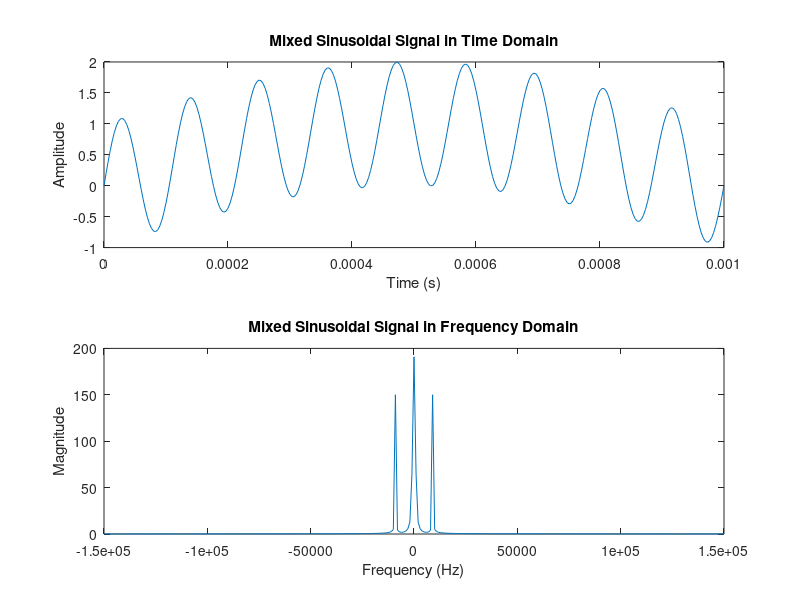
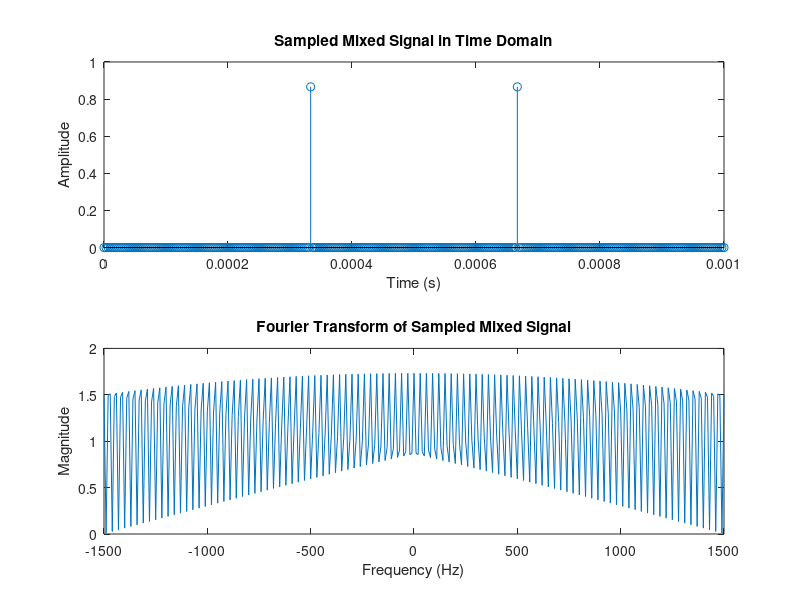
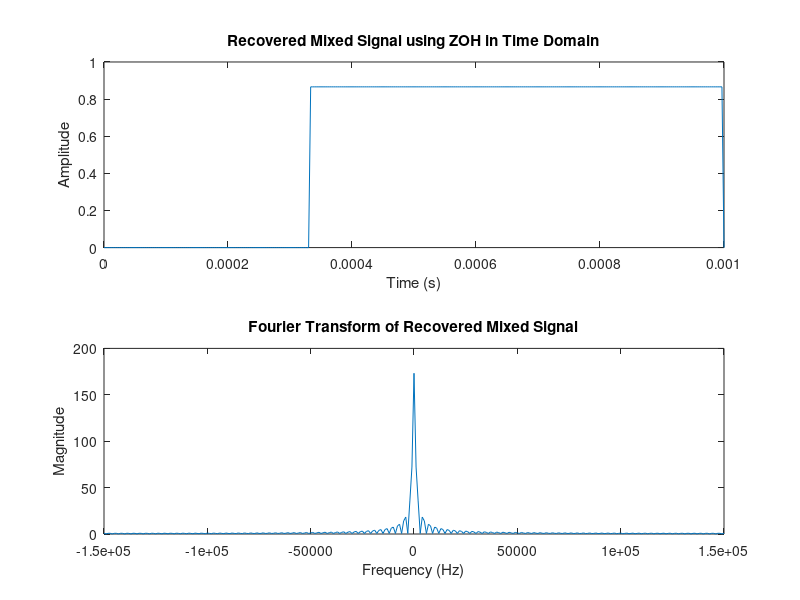

Recreate these plots in MATLAB, in order.
% Parameters
f1 = 500;  % Frequency of the first sine wave (500 Hz)
f2 = 9000; % Frequency of the second sine wave (9 kHz)
fs1 = 300e3;  % High sampling frequency (300 kHz)
fs2 = 3e3;  % Sampling frequency for impulse-train sampling (3 kHz)
t = 0:1/fs1:1e-3;  % Time vector for 1 ms duration
f_axis = linspace(-fs1/2, fs1/2, length(t));  % Frequency axis for original signal

% Step 1: Generate the mixed sinusoidal signal
x_t_mixed = sin(2*pi*f1*t) + sin(2*pi*f2*t);

% Step 2: Plot the mixed signal in time domain
figure;
subplot(2,1,1);
plot(t, x_t_mixed);
title('Mixed Sinusoidal Signal in Time Domain');
xlabel('Time (s)');
ylabel('Amplitude');

% Step 3: Plot the mixed signal in frequency domain
X_mixed_f = fftshift(fft(x_t_mixed));
subplot(2,1,2);
plot(f_axis, abs(X_mixed_f));
title('Mixed Sinusoidal Signal in Frequency Domain');
xlabel('Frequency (Hz)');
ylabel('Magnitude');

% Step 4(a): Sample the mixed signal using impulse-train sampling
Ts = 1/fs2;  % Sampling period
p_t = zeros(size(t));  % Initialize impulse train
impulse_indices = 1:round(Ts*fs1):length(t);  % Indices for impulses
p_t(impulse_indices) = 1;  % Set impulses at the correct indices

% Sample the signal using the impulse train
xp_t_mixed = x_t_mixed .* p_t;

% Step 4(b): Plot the sampled mixed signal in time domain
figure;
subplot(2,1,1);
stem(t, xp_t_mixed);
title('Sampled Mixed Signal in Time Domain');
xlabel('Time (s)');
ylabel('Amplitude');

% Step 4(b): Plot the Fourier Transform of the sampled mixed signal
f_axis_sampled = linspace(-fs2/2, fs2/2, length(t));  % Frequency axis for sampled signal
Xp_f_mixed = fftshift(fft(xp_t_mixed));
subplot(2,1,2);
plot(f_axis_sampled, abs(Xp_f_mixed));
title('Fourier Transform of Sampled Mixed Signal');
xlabel('Frequency (Hz)');
ylabel('Magnitude');

% Step 4(c): Use Zero-Order Hold (ZOH) to recover the mixed signal
T = fs1/fs2;  % Length of the rectangular impulse response for ZOH
h0_t = ones(1, T);  % Create rectangular pulse for ZOH

% Use convolution to simulate ZOH
xr_t_mixed = conv(xp_t_mixed, h0_t, 'full');
xr_t_mixed = xr_t_mixed(1:length(t));  % Truncate to match the original signal length

% Step 4(c): Plot the recovered mixed signal in time domain
figure;
subplot(2,1,1);
plot(t, xr_t_mixed);
title('Recovered Mixed Signal using ZOH in Time Domain');
xlabel('Time (s)');
ylabel('Amplitude');

% Step 4(c): Plot the Fourier Transform of the recovered mixed signal
Xr_f_mixed = fftshift(fft(xr_t_mixed));
subplot(2,1,2);
plot(f_axis, abs(Xr_f_mixed));
title('Fourier Transform of Recovered Mixed Signal');
xlabel('Frequency (Hz)');
ylabel('Magnitude');
